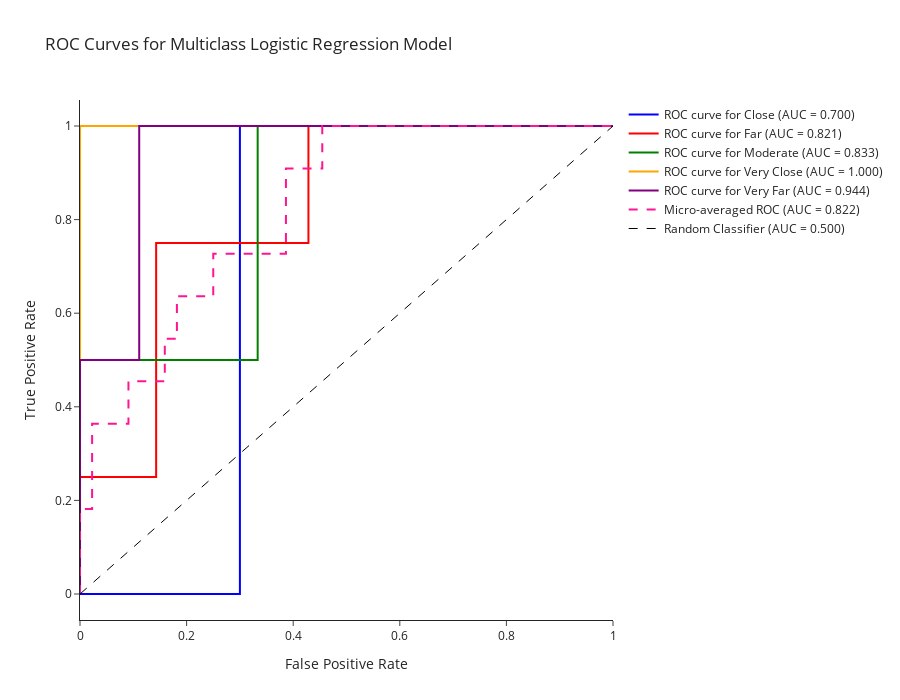

Notebook cell for this chart:
### Code cell
import plotly.graph_objects as go
import plotly.express as px

# Create figure
roc_curve_graph = go.Figure()

# Colors for the classes
colors = ['blue', 'red', 'green', 'orange', 'purple']

# Add ROC curves for each class
for i, color in zip(range(n_classes), colors):
    roc_curve_graph.add_trace(
        go.Scatter(
            x=fpr[i],
            y=tpr[i],
            mode='lines',
            line=dict(color=color, width=2),
            name=f"ROC curve for {logistic_model.classes_[i]} (AUC = {roc_auc[i]:.3f})"
        )
    )

# Add micro-average ROC curve
roc_curve_graph.add_trace(
    go.Scatter(
        x=fpr["micro"],
        y=tpr["micro"],
        mode='lines',
        line=dict(color='deeppink', width=2, dash='dash'),
        name=f"Micro-averaged ROC (AUC = {roc_auc['micro']:.3f})"
    )
)

# Add diagonal random classifier line
roc_curve_graph.add_trace(
    go.Scatter(
        x=[0, 1],
        y=[0, 1],
        mode='lines',
        line=dict(color='black', width=1, dash='dash'),
        name="Random Classifier (AUC = 0.500)"
    )
)

# Update layout
roc_curve_graph.update_layout(
    template = 'simple_white',
    title="ROC Curves for Multiclass Logistic Regression Model",
    xaxis_title="False Positive Rate",
    yaxis_title="True Positive Rate",
    width=900,
    height=700,
    legend=dict(
        bgcolor="rgba(255,255,255,0.7)",
        bordercolor="rgba(0,0,0,0.2)"
    )
)

### Figure 1 — Plotly figure (JSON) as saved in the notebook; plotly's stock layout.template omitted (floating-point values rounded to 4 significant figures)
{"data": [{"line": {"color": "blue", "width": 2}, "mode": "lines", "name": "ROC curve for Close (AUC = 0.700)", "type": "scatter", "x": [0.0, 0.1, 0.3, 0.3, 1.0], "y": [0.0, 0.0, 0.0, 1.0, 1.0]}, {"line": {"color": "red", "width": 2}, "mode": "lines", "name": "ROC curve for Far (AUC = 0.821)", "type": "scatter", "x": [0.0, 0.0, 0.1429, 0.1429, 0.4286, 0.4286, 1.0], "y": [0.0, 0.25, 0.25, 0.75, 0.75, 1.0, 1.0]}, {"line": {"color": "green", "width": 2}, "mode": "lines", "name": "ROC curve for Moderate (AUC = 0.833)", "type": "scatter", "x": [0.0, 0.0, 0.3333, 0.3333, 1.0], "y": [0.0, 0.5, 0.5, 1.0, 1.0]}, {"line": {"color": "orange", "width": 2}, "mode": "lines", "name": "ROC curve for Very Close (AUC = 1.000)", "type": "scatter", "x": [0.0, 0.0, 0.0, 1.0], "y": [0.0, 0.5, 1.0, 1.0]}, {"line": {"color": "purple", "width": 2}, "mode": "lines", "name": "ROC curve for Very Far (AUC = 0.944)", "type": "scatter", "x": [0.0, 0.0, 0.1111, 0.1111, 1.0], "y": [0.0, 0.5, 0.5, 1.0, 1.0]}, {"line": {"color": "deeppink", "dash": "dash", "width": 2}, "mode": "lines", "name": "Micro-averaged ROC (AUC = 0.822)", "type": "scatter", "x": [0.0, 0.0, 0.0, 0.02273, 0.02273, 0.09091, 0.09091, 0.1591, 0.1591, 0.1818, 0.1818, 0.25, 0.25, 0.3864, 0.3864, 0.4545, 0.4545, 1.0], "y": [0.0, 0.09091, 0.1818, 0.1818, 0.3636, 0.3636, 0.4545, 0.4545, 0.5455, 0.5455, 0.6364, 0.6364, 0.7273, 0.7273, 0.9091, 0.9091, 1.0, 1.0]}, {"line": {"color": "black", "dash": "dash", "width": 1}, "mode": "lines", "name": "Random Classifier (AUC = 0.500)", "type": "scatter", "x": [0, 1], "y": [0, 1]}], "layout": {"height": 700, "legend": {"bgcolor": "rgba(255,255,255,0.7)", "bordercolor": "rgba(0,0,0,0.2)"}, "title": {"text": "ROC Curves for Multiclass Logistic Regression Model"}, "width": 900, "xaxis": {"title": {"text": "False Positive Rate"}}, "yaxis": {"title": {"text": "True Positive Rate"}}}}
